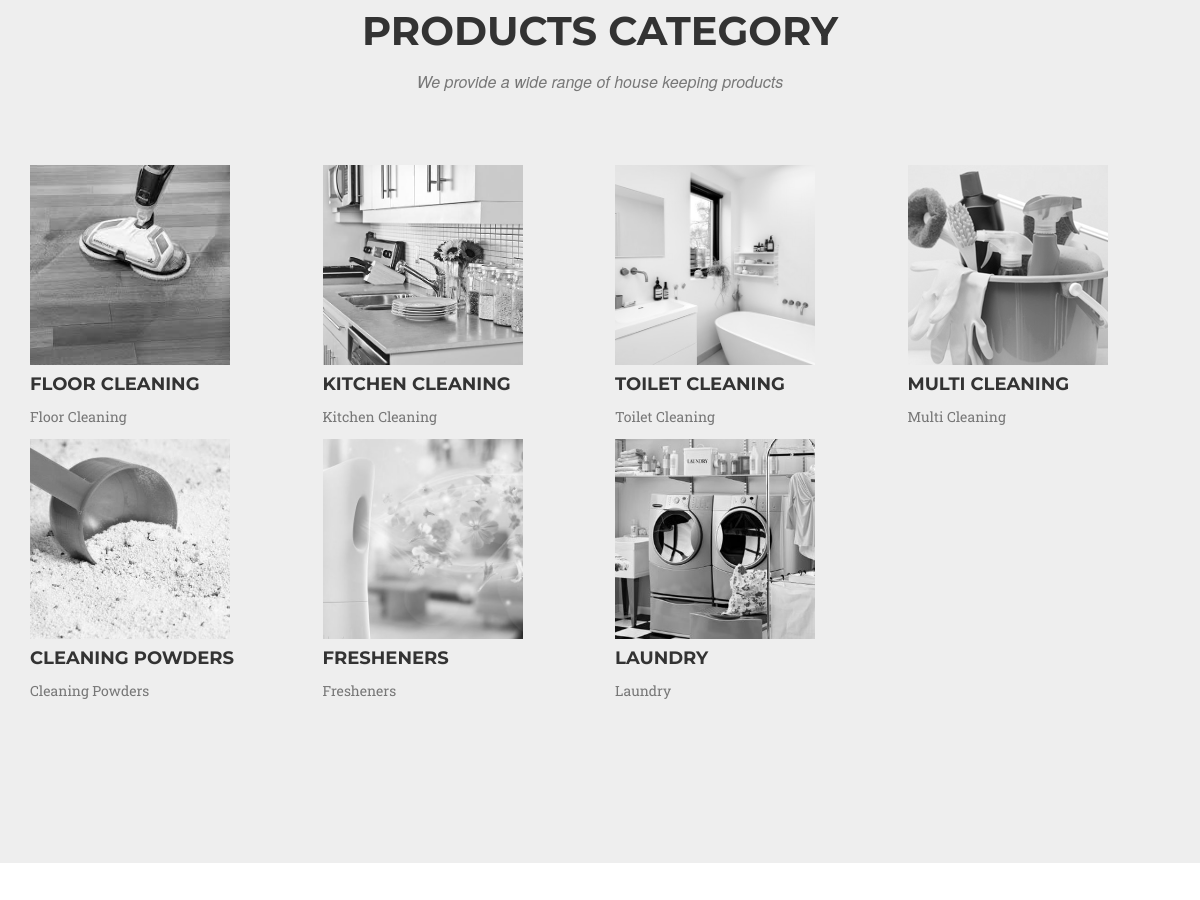
Before: / (middle part) with the older database file.
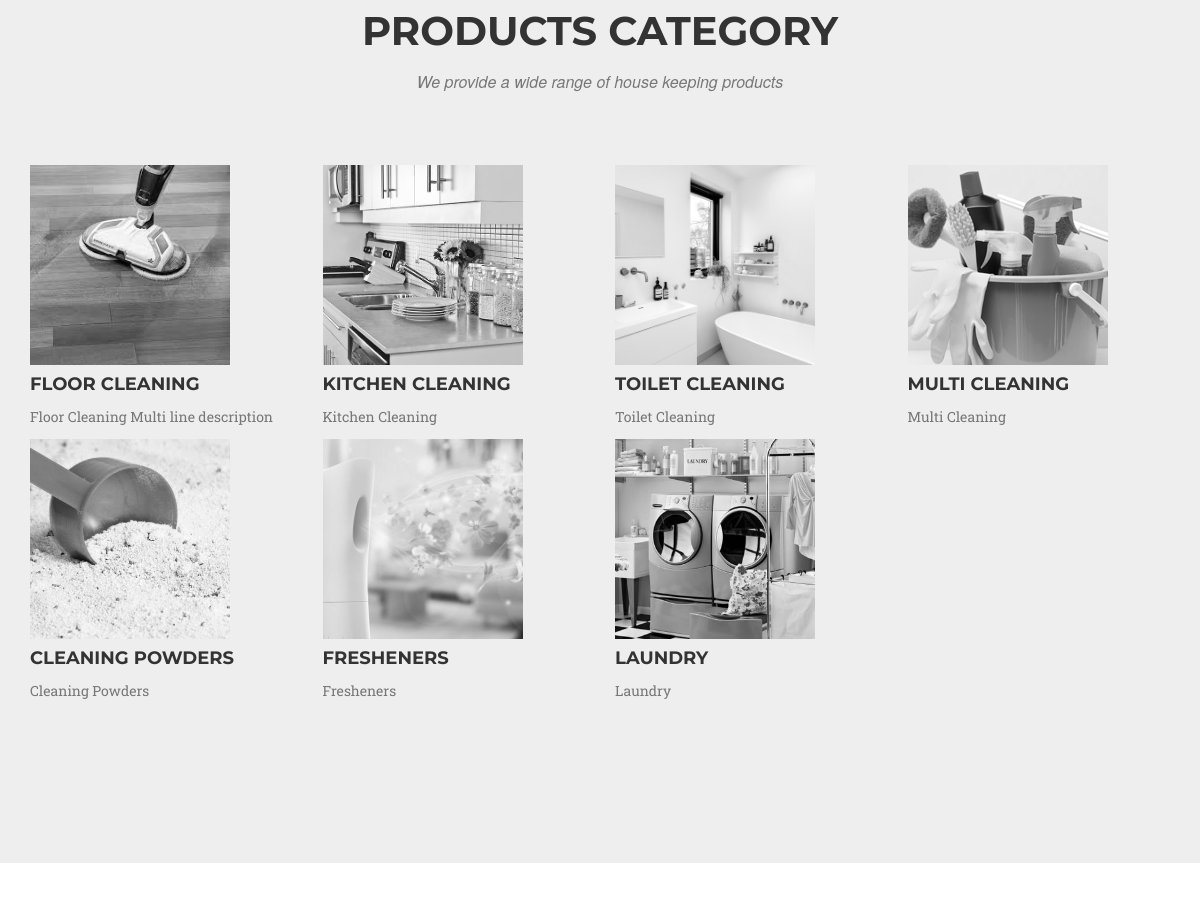
After: the same page with the newer database file.
### Home/models.py (models this page shows, shortened)
class Category(models.Model):
    name = models.CharField(max_length=256)
    description = models.TextField()
    position = models.IntegerField()
    thumbnail = models.ImageField(upload_to=category_icon_path)
    class Meta:
        ordering = ['position']

### Home/views.py (the view)
# urls.py: url(r'^$', views.home, name="home_page"),
def home(request):
    categories = Category.objects.all().order_by('position')
    product_data = []
    for each_categoty in categories:
        temp = []
        for each_product in each_categoty.product_set.all():
            temp.append({
                'name':each_product.name,
                'description':each_product.description,
                'price':str(each_product.price),
                'amazon_url':str(each_product.amazon_url),
                'image':each_product.image.url
                })
        product_data.append(copy.deepcopy(temp))
    return render(request, "Home/index.html", {'product_data': product_data,'categories':categories})

### Home/templates/Home/index.html (shortened to what this page needs)
{% extends 'base.html' %}
{% load static %}
{% block body %}
    <section id="products" class="bg-light-gray">
        <div class="container">
            <div class="row">
                <div class="col-lg-12 text-center">
                    <h2 class="section-heading">Products Category</h2>
                    <h3 class="section-subheading text-muted">We provide a wide range of house keeping products</h3>
                </div>
            </div>
            <div class="row">
                {% for category in categories %}
                    <div class="col-md-3 col-sm-6 col-xs-6 portfolio-item">
                        <a href="#portfolioModal1" class="portfolio-link" data-toggle="modal"
                           onclick="get_category_data_from_position({{ forloop.counter0 }})">
                            <img src="{{ category.thumbnail }}" class="img-responsive thumb-nail" alt="">
                        </a>
                        <div class="portfolio-caption">
                            <h4 class="cat-name">{{ category.name }}</h4>
                            <p class="text-muted" style="max-height: 24px">{{ category.description }}</p>
                        </div>
                    </div>
                {% endfor %}
            </div>
        </div>
    </section>
    <section id="about">
    </section>
{% endblock body %}

### templates/base.html (shortened to what this page needs)
{% load static %}
<!DOCTYPE html>
<html lang="en">
<head>
    <link href="{% static 'vendor/bootstrap/css/bootstrap.min.css' %}" rel="stylesheet">
    <link href="{% static 'vendor/font-awesome/css/font-awesome.min.css' %}" rel="stylesheet" type="text/css">
    <link href="{% static 'css/agency.min.css' %}" rel="stylesheet">
</head>
<body id="page-top" class="index">
{% block body %}
{% endblock body %}
</body>
</html>

### templates/base.html (style rules this page uses)
#page-top { overflow-x: hidden !important; }

Changed rows visible on the page:
changed Category "FLOOR CLEANING": description "Floor Cleaning" → "Floor Cleaning Multi line description"
